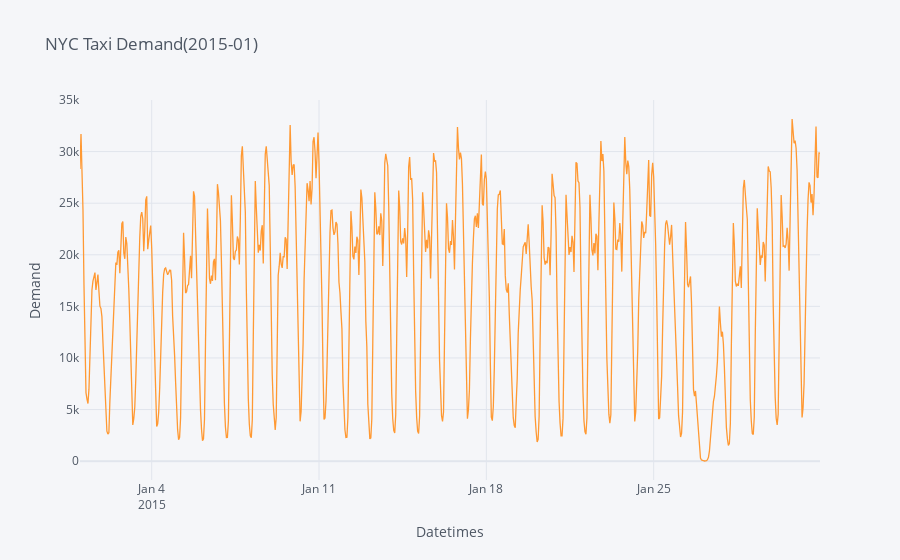

The notebook cell this image was saved under:
### Code cell
df.iplot(kind='scatter', xTitle='Datetimes', yTitle='Demand', title='NYC Taxi Demand(2015-01)')

### Figure 1 — Plotly figure (JSON) as saved in the notebook; plotly's stock layout.template omitted (floating-point values rounded to 4 significant figures; data arrays with more than 128 entries replaced by an {"elided": "..."} marker saying what was removed)
{"data": [{"line": {"color": "rgba(255, 153, 51, 1.0)", "dash": "solid", "shape": "linear", "width": 1.3}, "mode": "lines", "name": "cnt", "text": "", "type": "scatter", "x": {"elided": "744 str values"}, "y": {"elided": "744 int values"}}], "layout": {"legend": {"bgcolor": "#F5F6F9", "font": {"color": "#4D5663"}}, "paper_bgcolor": "#F5F6F9", "plot_bgcolor": "#F5F6F9", "title": {"font": {"color": "#4D5663"}, "text": "NYC Taxi Demand(2015-01)"}, "xaxis": {"gridcolor": "#E1E5ED", "showgrid": true, "tickfont": {"color": "#4D5663"}, "title": {"font": {"color": "#4D5663"}, "text": "Datetimes"}, "zerolinecolor": "#E1E5ED"}, "yaxis": {"gridcolor": "#E1E5ED", "showgrid": true, "tickfont": {"color": "#4D5663"}, "title": {"font": {"color": "#4D5663"}, "text": "Demand"}, "zerolinecolor": "#E1E5ED"}}}
